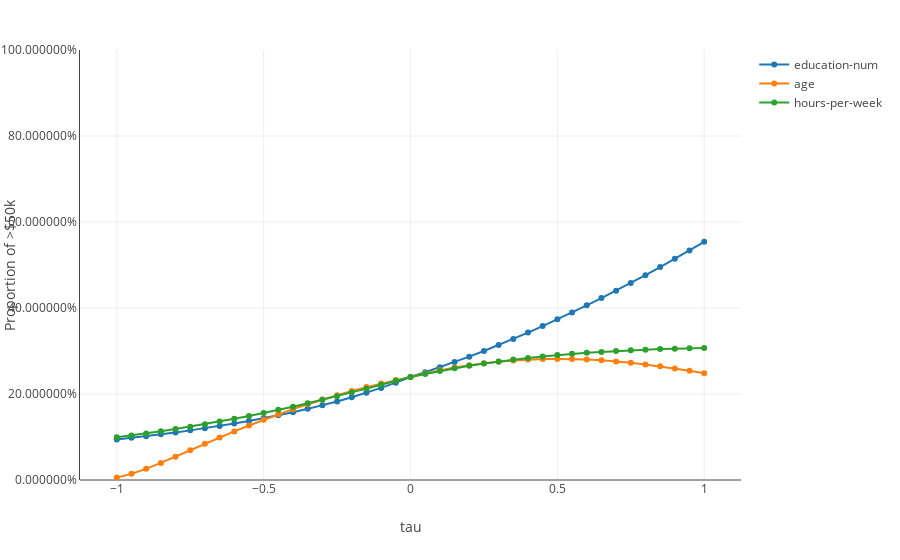

Here is the notebook cell this chart was saved with:
### Markdown cell above
We can also plot the distribution of predictions for more than one variable. However, because different variables have different scales we have to use a common measure to display them together. For this purpose we plot the τ ("tau") values. These values are contained between -1 and 1 and simply reflect by how much the variable is shifted from it's mean towards it's lower and upper quantiles. In the following figure a tau value of -1 corresponds to just under 20 years old whereas a tau value of 1 refers to being slightly over 60 years old.

### Code cell
explainer.plot_bias(
    X_test=X_test[['age', 'hours-per-week', 'education-num']],
    y_test_pred=y_pred,
    inline=True
)
